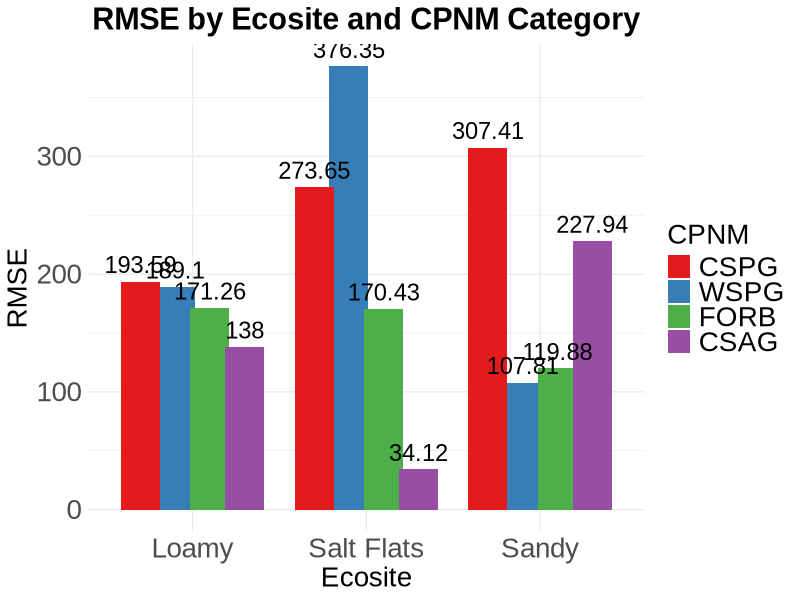
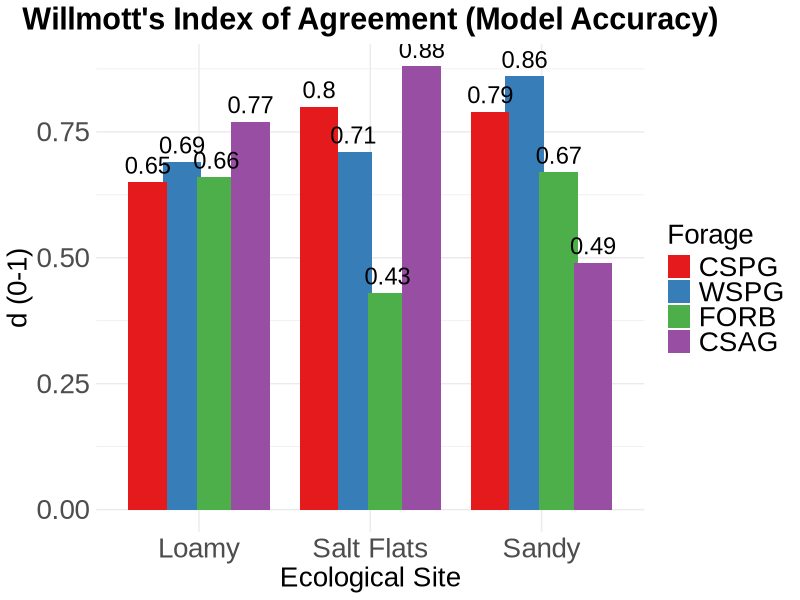

Write R code to recreate these figures, in order. (Note: this script raises an error after producing the figures.)
library(ggplot2)

# Create the data frame
data <- data.frame(
  Ecosite = rep(c("Salt Flats", "Sandy", "Loamy"), each = 4),
  CPNM = factor(rep(c("WSPG", "CSPG", "FORB", "CSAG"), times = 3), levels = c("CSPG", "WSPG", "FORB", "CSAG")),
  RMSE = c(376.3536203, 273.645361, 170.4316596, 34.12089531,
           107.8102856, 307.4114116, 119.8791647, 227.9417475,
           189.1043681, 193.5929625, 171.2571292, 138.0010185),
  d = c(0.708670451, 0.796140718, 0.428294352, 0.880511323,
        0.860338037, 0.792299558, 0.671966345, 0.485461488,
        0.691777929, 0.646086748, 0.662792087, 0.774724728)
)


# Round d values to 2 decimal places
data$d <- round(data$d, 2)

# Plot the grouped bar chart for RMSE
ggplot(data, aes(x = Ecosite, y = RMSE, fill = CPNM)) +
  geom_bar(stat = "identity", position = position_dodge(width = 0.8)) +
  geom_text(aes(label = round(RMSE, 2)), 
            position = position_dodge(width = 0.8),
            vjust = -0.5, size = 6, family = "Arial") +
  labs(title = "RMSE by Ecosite and CPNM Category", 
       x = "Ecosite", y = "RMSE", fill = "CPNM") +
  scale_fill_brewer(palette = "Set1") +
  theme_minimal(base_family = "Arial") +
  theme(
    text = element_text(size = 20),
    plot.title = element_text(hjust = 0.5, size = 22, face = "bold"),
    axis.title = element_text(size = 20),
    axis.text = element_text(size = 20),
    legend.title = element_text(size = 20),
    legend.text = element_text(size = 20)
  )

# Plot the grouped bar chart for d values
ggplot(data, aes(x = Ecosite, y = d, fill = CPNM)) +
  geom_bar(stat = "identity", position = position_dodge(width = 0.8)) +
  geom_text(aes(label = round(d, 2)), 
            position = position_dodge(width = 0.8),
            vjust = -0.5, size = 6, family = "Arial") +
  labs(title = "Willmott's Index of Agreement (Model Accuracy)", 
       x = "Ecological Site", y = "d (0-1)", fill = "Forage") +
  scale_fill_brewer(palette = "Set1") +
  theme_minimal(base_family = "Arial") +
  theme(
    text = element_text(size = 20),
    plot.title = element_text(hjust = 0.5, size = 22, face = "bold"),
    axis.title = element_text(size = 20),
    axis.text = element_text(size = 20),
    legend.title = element_text(size = 20),
    legend.text = element_text(size = 20)
  )


summarize_biomass_pasture <- function(data) {
  data %>%
    # Group data by treatment, ID, plant community (CPNM), and year
    group_by(Treatment, ID, CPNM, Y) %>%
    # Arrange data by date and calculate cumulative biomass for each observation
    arrange(Date) %>%
    mutate(cumulative_DDMkg_ha = cumsum(DDMkg_ha),
           month_day = format(Date, "%m-%d")) %>%
    ungroup() %>%
    # Group by date, treatment, pasture, plant community, year, and month-day
    group_by(Date, Treatment, Pasture, CPNM, Y, month_day) %>%
    # Calculate the mean cumulative biomass for each pasture
    summarize(mean_DDMkg_ha_pasture = mean(cumulative_DDMkg_ha, na.rm = TRUE)) %>%
    # Filter out specific plant community codes that are not of interest
    filter(!CPNM %in% c("ATCA", "SSHB")) %>%
    ungroup()
}

biomass_summary_no_var_pasture <- summarize_biomass_pasture(biomass_no_variability)

# Calculating 1 standard deviation within each Treatment across pastures
# - Calculate mean and standard deviation of observed data by treatment and pasture
observed_data_v04_pasture <- observed_data_v03 %>%
  group_by(Year, Date, Treatment, Pasture, APEXcodeFG) %>%
  summarize(MeankgPerHa_pasture = mean(MeankgPerHa_plot), .groups = 'drop',
            SDkgPerHa_pasture = sd(MeankgPerHa_plot, na.rm = TRUE)) %>%
  filter(Year <= 2018) %>%
  mutate(month_day = format(Date, "%m-%d"),
         Y = as.character(Year)) %>%
  rename(CPNM = APEXcodeFG) %>%
  filter(!CPNM %in% c("ATCA", "SSHB")) # plant groups not needed

biomass_summary_group <- biomass_summary_no_var_pasture %>% 
  filter(Pasture == "7NW") 
observed_data_group <- observed_data_v04_pasture %>% 
  filter(Pasture == "7NW")

observed_data_group$CPNM <- factor(observed_data_group$CPNM, 
                                   levels = c("CSPG", "WSPG", "FRB3", "VUOC"))

biomass_summary_group$CPNM <- factor(biomass_summary_group$CPNM, 
                                     levels = c("CSPG", "WSPG", "FRB3", "VUOC"))

# Rename levels
observed_data_group$CPNM <- fct_recode(observed_data_group$CPNM, 
                                       "FORB" = "FRB3", 
                                       "CSAG" = "VUOC")

biomass_summary_group$CPNM <- fct_recode(biomass_summary_group$CPNM, 
                                         "FORB" = "FRB3", 
                                         "CSAG" = "VUOC")


# Generate the plot for the current group
pasture7NW_biomass <- ggplot(biomass_summary_group, aes(x = month_day, y = mean_DDMkg_ha_pasture, 
                                                        group = Y)) +
  geom_line(linewidth = 1, aes(color = CPNM)) +
  geom_point(data = observed_data_group,
             aes(x = month_day, y = MeankgPerHa_pasture),
             size = 3, alpha = 1, stroke = 2, fill = NA) +
  scale_shape_manual(values = 1:2) +
  scale_color_npg() +
  scale_fill_npg() +
  geom_errorbar(data = observed_data_group,
                aes(x = month_day, y = MeankgPerHa_pasture, 
                    ymin = pmax(MeankgPerHa_pasture - SDkgPerHa_pasture, 0), 
                    ymax = MeankgPerHa_pasture + SDkgPerHa_pasture),
                linewidth = 1) +
  facet_grid(CPNM ~ Y, scales = "free_y") +
  scale_x_discrete(breaks = c("01-01", "03-01", "05-01", "07-01", "09-01", "11-01"), 
                   labels = c("Jan", "Mar", "May", "Jul", "Sep", "Nov")) +
  labs(x = "Month-Day",
       y = "Accumulated Biomass (kg/ha)",
       color = "Forage Type") +
  theme_minimal(base_family = "Arial") +
  theme(
    strip.text = element_text(size = 24, face = "bold", family = "Arial"),
    axis.text.x = element_text(angle = 45, hjust = 1, family = "Arial", size = 24),
    axis.text.y = element_text(family = "Arial", size = 24),
    axis.title = element_text(family = "Arial", size = 26),
    legend.text = element_text(family = "Arial", size = 24),
    legend.title = element_text(family = "Arial", size = 26),
    legend.position = "bottom"
  )

# Save the pasture plot
setwd("C:/Users/Sean.DiStefano/Documents/GitHub/APEX_spatial-temp-var/1605 biomass")
ggsave(filename = "7NW_biomass_plots.png", plot = pasture7NW_biomass, width = 16, height = 12)

biomass_data <- biomass_summary_ecosite_pasture %>% filter(Pasture == "7NW")
observed_data <- observed_data_v04_ecosite_pasture %>% filter(Pasture == "7NW")
ecosite_type <- "Salt Flats"

observed_data$CPNM <- factor(observed_data$CPNM, 
                             levels = c("CSPG", "WSPG", "FRB3", "VUOC"))

biomass_data$CPNM <- factor(biomass_data$CPNM, 
                            levels = c("CSPG", "WSPG", "FRB3", "VUOC"))

ggplot(
  biomass_data %>% 
    filter(Ecosite == ecosite_type) %>%
    mutate(CPNM = factor(CPNM, levels = c("CSPG", "WSPG", "FRB3", "VUOC"))),
  aes(x = month_day, y = mean_DDMkg_ha_ecosite, group = Y)
) +
  geom_line(size = 1, aes(color = CPNM, group = CPNM)) +
  scale_color_npg() +
  facet_grid( ~ Y) +
  scale_x_discrete(breaks = c("01-01", "03-01", "05-01", "07-01", "09-01", "11-01"),
                   labels = c("Jan", "Mar", "May", "Jul", "Sep", "Nov")) +
  labs(x = "Month-Day",
       y = "Accumulated Biomass (kg/ha)",
       color = "Forage Type") +
  theme_minimal() +
  theme(
    strip.text = element_text(size = 24, face = "bold"),
    axis.text.x = element_text(angle = 45, hjust = 1, size = 24),
    axis.text.y = element_text(size = 24),
    axis.title = element_text(size = 26),
    legend.text = element_text(size = 24),
    legend.title = element_text(size = 26),
    legend.position = "bottom"
  )
# Define a function to summarize biomass data by ecological site
# - Summarizes cumulative biomass within each ecological site
summarize_biomass_ecosite_pasture <- function(data) {
  data %>%
    group_by(Pasture, Ecosite, ID, CPNM, Y) %>%
    arrange(Date) %>%
    mutate(
      cumulative_DDMkg_ha = cumsum(DDMkg_ha),
      month_day = format(Date, "%m-%d")
    ) %>%
    ungroup() %>%
    group_by(Date, Pasture, Ecosite, CPNM, Y, month_day) %>%
    summarize(
      mean_DDMkg_ha_ecosite = mean(cumulative_DDMkg_ha, na.rm = TRUE),
      sd_DDMkg_ha_ecosite = sd(cumulative_DDMkg_ha, na.rm = TRUE),
      .groups = "drop"
    ) %>%
    filter(!CPNM %in% c("ATCA", "SSHB"))
}

# Summarize biomass by ecological site
biomass_summary_ecosite_pasture <- summarize_biomass_ecosite_pasture(biomass_spatial)

# Calculate 1 standard deviation within each Treatment across ecosites
observed_data_v04_ecosite_pasture <- observed_data_v03 %>%
  group_by(Year, Date, Pasture, Ecosite, APEXcodeFG) %>%
  summarize(MeankgPerHa_ecosite = mean(MeankgPerHa_plot), 
            SDkgPerHa_ecosite = sd(MeankgPerHa_plot, na.rm = TRUE),
            .groups = 'drop') %>%
  filter(Year <= 2018) %>%
  mutate(month_day = format(Date, "%m-%d"),
         Y = as.character(Year)) %>%
  rename(CPNM = APEXcodeFG) %>%
  filter(!CPNM %in% c("ATCA", "SSHB"))

